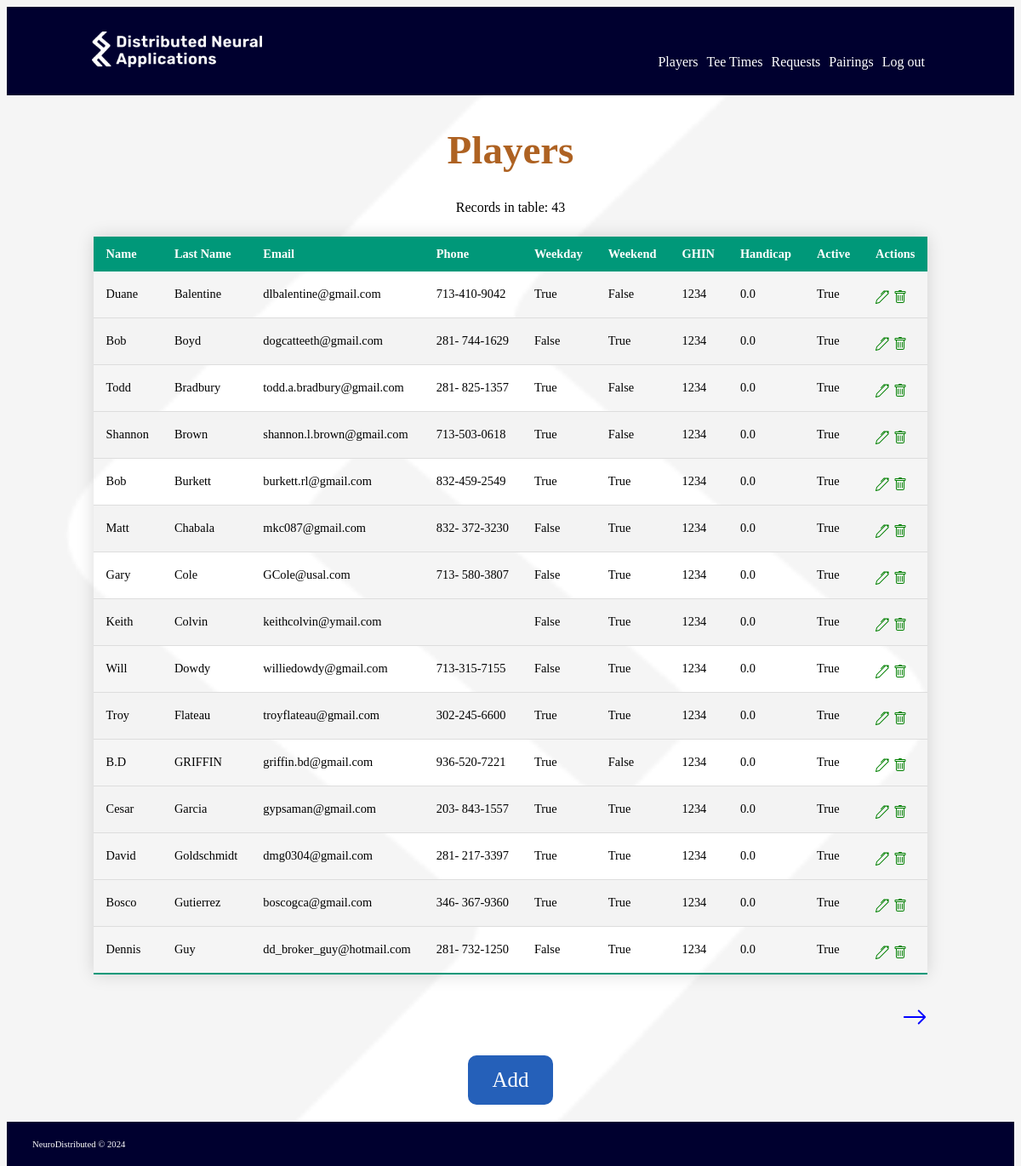
/players/1 (signed in), run on the app's committed database.
### webproject/models.py (models this page shows, shortened)
class Players(db.Model):
    __tablename__ = 'players'
    id = db.Column(db.Integer, primary_key=True)
    first_name = db.Column(db.String(50), nullable=False)
    last_name = db.Column(db.String(50), nullable=False)
    email = db.Column(db.String(100), nullable=False)
    phone = db.Column(db.String(20), nullable=False)
    weekday = db.Column(db.Boolean, nullable=False)
    weekend = db.Column(db.Boolean, nullable=False)
    ghin = db.Column(db.String(10), nullable=True)
    handicap = db.Column(db.Float, nullable=False)
    access_code = db.Column(db.String(4), nullable=False)
    active = db.Column(db.Boolean, nullable=False)

### webproject/routes/players.py (the view)
@players.route('/players/<int:page_num>')
@login_required
def players_table(page_num):
    fields = {
        'id': Field(None,None),
        'first_name': Field(None,'Name'),
        'last_name': Field(None,'Last Name'),
        'email': Field(None,'Email'),
        'phone': Field(None,'Phone'),
        'weekday': Field(true_false,'Weekday'),
        'weekend': Field(true_false,'Weekend'),
        'ghin': Field(None,'GHIN'),
        'handicap': Field(round_to_2_decimals,'Handicap'),
        'active': Field(true_false,'Active')
    }
    table_creator = TableCreator('Players', fields,actions=['Edit', 'Delete'])
    table_creator.set_items_per_page(15)
    table_creator.create_view(order='last_name')
    table = table_creator.create(page_num)
    return render_template("players/players.html", table=table)

### webproject/loft_app.py (called while the page is built)
@login_manager.user_loader
def load_user(user_id):
    return User.query.get(int(user_id))

### webproject/modules/table_creator.py (called while the page is built)
def round_to_2_decimals(value):
    if value is None:
        return value
    return round(value,2)

def true_false(value):
    return 'True' if value == 1 else 'False'

    def format(self,value):
        if self.Format is None:
            return value
        else:
            return self.Format(value)

    def set_items_per_page(self,items_per_page):
        self.items_per_page = items_per_page

    def create_view(self,order=None):
        fieldlist = ""
        for field in self.fields.keys():
            fieldlist += f"{field},"
        fieldlist = fieldlist[:-1]
        stmt = f"Select {fieldlist} from {self.table_name} "
        if self.join_table:
            stmt += f"join {self.join_table} on {self.join_condition} "
        if self.condition:
            stmt += f"where {self.condition}"
        if order:
            stmt += f" order by {order}"
        self.items = list(db.session.execute(text(stmt)))

### webproject/templates/players/players.html
{% extends 'base.html' %} {% block body %}
<div class="neuro-content">
  <h1>Players</h1>
    {{ table | safe }}
    <div class="neuro-flex-row" style="margin-top: 10px;">
        <div>
            <button class="neuro-button-main" onclick="window.location.href='/players/add'">
                Add
            </button>
        </div>
    </div>
</div>
{% endblock %}

### webproject/static/css/neuro.css (style rules this page uses)
* { font-family: rubik; }
body { background-image: url('/static/imgs/DNA_Icon-white.png'); background-size: cover; padding-top: 0px; padding-bottom: 0px; color: black; background-color: #F5F5F5; font-family: rubik; }
.neuro-button-main { color: white; opacity: 1; font-size: 25px; background-color: #2560b9; border-radius: 10px; border-style:none; min-height: 25px; min-width: 100px; margin-bottom: 10px; padding: 15px 25px; }
.neuro-flex-row { display: flex; flex-direction: row; align-content: space-between; gap: 5px; padding-top: 10px; }
.neuro-content { display: flex; flex-direction: column; align-items: center; justify-content: center; height: 100%; padding: 5px; }
.neuro-content h1 { color: #AE6222; font-size: 47px; }

### webproject/static/css/neuro-table.css (style rules this page uses)
.neuro-table { border-collapse: collapse; margin: 25px 0; font-size: 0.9em; min-width: 400px; border-radius: 5px 5px 0 0; box-shadow: 0 0 20px rgba(0, 0, 0, 0.15); }
.neuro-table thead tr { background-color: #009879; color: #ffffff; text-align: left; font-weight: bold; }
.neuro-table th, .neuro-table td { padding: 12px 15px; }
.neuro-table tbody tr { border-bottom: 1px solid #dddddd; }
.neuro-table tbody tr:nth-of-type(even) { background-color: #f3f3f3; }
.neuro-table tbody tr:last-of-type { border-bottom: 2px solid #009879; }
.neuro-table-nav { display: flex; flex-direction: row; width: 100%; justify-content: space-between; align-items: top; padding: 5px; margin: 5px; }

### data on the page
Players: email "Records in table: 43 Name Last Name Email Phone Weekday Weekend GHIN Handicap Active Actions Duane Balentine dlbalentine@gmail.com 713-410-9042 True False 1234 0.0 True Bob Boyd dogcatteeth@gmail.com 281- 744-1629 False True 1234 0.0 True Todd Bradbury todd.a.bradbury@gmail.com 281- 825-1357 True False 1234 0.0 True Shannon Brown shannon.l.brown@gmail.com 713-503-0618 True False 1234 0.0 True Bob Burkett burkett.rl@gmail.com 832-459-2549 True True 1234 0.0 True Matt Chabala mkc087@gmail.com 832- 372-3230 False True 1234 0.0 True Gary Cole GCole@usal.com 713- 580-3807 False True 1234 0.0 True Keith Colvin keithcolvin@ymail.com False True 1234 0.0 True Will Dowdy williedowdy@gmail.com…", email (picture)
